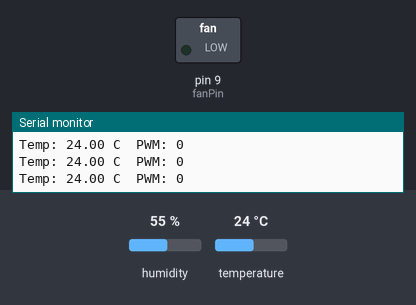
A sketch run on a simulated Arduino Uno, built with avr-gcc and run on an emulated ATmega328P. Parts: switched loads named in the sketch (green lamp = pin HIGH), the last lines printed to the serial monitor. The inputs (shaded band) are chosen by the test bench; at power-on: temperature 24 °C, humidity 55 %.

Above: at 2.8 s.
2.9 s: temperature set to 26 °C
At 5.2 s:
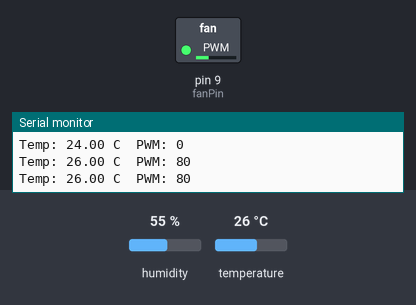
5.6 s: temperature set to 28 °C
8.3 s: temperature set to 31 °C
At 11.3 s:
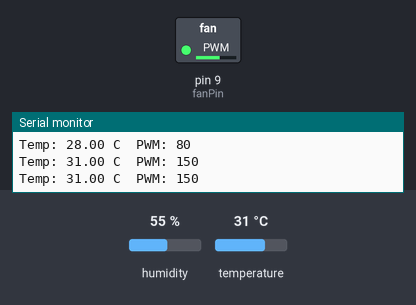
11.6 s: temperature set to 33 °C
14.3 s: temperature set to 36 °C
At 17.4 s:
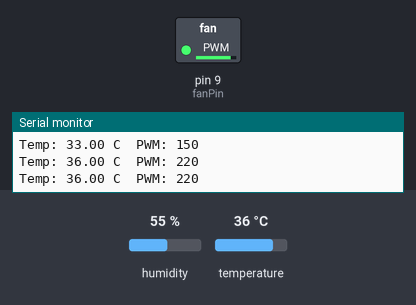
17.7 s: temperature set to 29 °C
At 18.7 s:
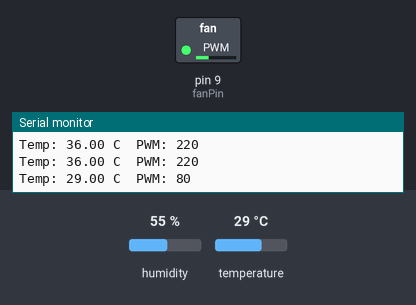
Timing chart, 0 to 20.7 s (numbered marks = the images above; inputs shaded):
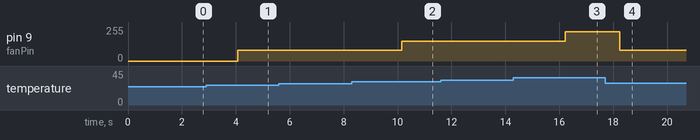

Measured:
- the behaviour switches between 24 and 25 °C on temperature (found by bisection; images 0 and 1)
- the behaviour switches between 29 and 30 °C on temperature (found by bisection; images 1 and 2)
- the behaviour switches between 34 and 35 °C on temperature (found by bisection; images 2 and 3)
- after the input at 2.9 s, pin 9 (fanPin): 0/255 → 80/255 after 1.2 s
- after the input at 8.3 s, pin 9 (fanPin): 80/255 → 150/255 after 1.8 s
- after the input at 14.3 s, pin 9 (fanPin): 150/255 → 220/255 after 1.9 s
- after the input at 17.7 s, pin 9 (fanPin): 220/255 → 80/255 after 0.55 s

The sketch:

Room_temp_fan_speed.ino
```cpp
#include <DHT.h>
#define DHTPIN 2
#define DHTTYPE DHT11
DHT dht(DHTPIN, DHTTYPE);
const int fanPin = 9;
void setup()
{
  Serial.begin(9600);
  dht.begin();
}
void loop()
{
  float temp = dht.readTemperature();
  int pwm = 0;
  if(temp < 25)
    pwm = 0;
  else if(temp < 30)
    pwm = 80;
  else if(temp < 35)
    pwm = 150;
  else if(temp < 40)
    pwm = 220;
  else
    pwm = 255;
  analogWrite(fanPin, pwm);
  Serial.print("Temp: ");
  Serial.print(temp);
  Serial.print(" C  PWM: ");
  Serial.println(pwm);
  delay(1000);
}
```
